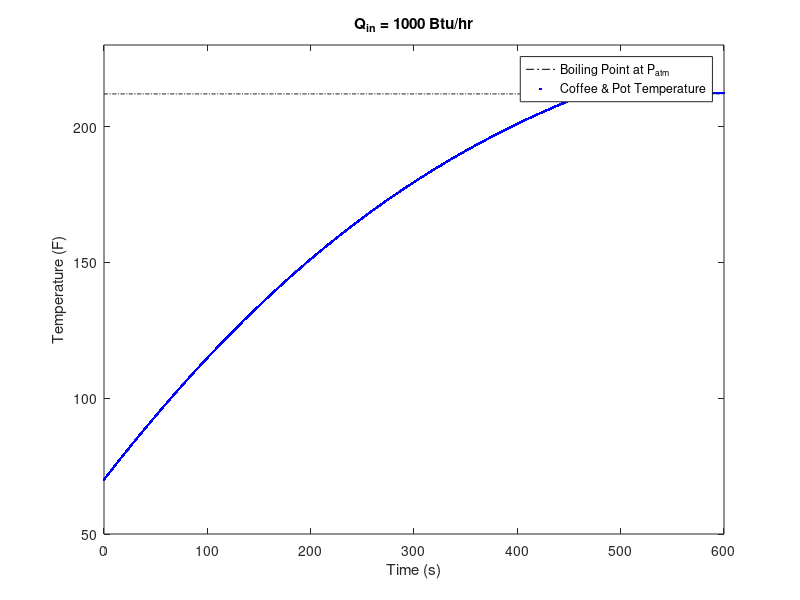
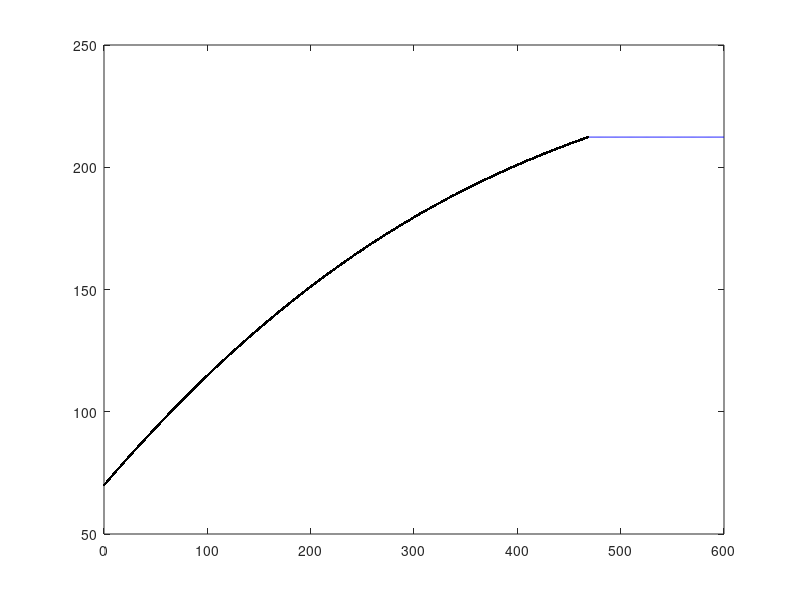

MATLAB code for these plots, in order:
c_al = 0.12;
c_w = 1;
time = 0:0.5:600;
t_room = 70;
hA = 0.5;
k = 5 * 10^(-9);
m_pot = .288;
m_w = .5318;
Q_loss = 0;
y = [];
y(1) = 70;
Q_in = 1000/3600;
count = 0;
for i = 1:length(time)-1
    Q_net = Q_in - Q_loss;
    y(i+1) = (Q_net/(m_pot*c_al + m_w*c_w))*.5 + y(i);
    Q_loss = (hA * (y(i+1) - t_room) + k * ((y(i+1) + 460).^4 - (t_room + 460).^4))/3600;
    if y(i+1) > 212.33
        y(i+1) = 212.33;
        count = count + 1;
    end
end
count = length(time)-count;
boiling_temp = ones(1,length(time)).*212;
plot(time, boiling_temp, 'k-.')
hold on
plot(time(1:end),y,'b.')
title('Q_i_n = 1000 Btu/hr')
legend('Boiling Point at P_a_t_m', 'Coffee & Pot Temperature', 'Location', "best")
xlabel('Time (s)')
ylabel('Temperature (F)')
axis([0 600 50 230])

p = polyfit(time(1:count),y(1:count),4);
f1 = polyval(p,time(1:count));
figure 
plot(time(1:end),y,'b-')
hold on
plot(time(1:count),f1,'k.')

final_time = time(count)/3600 % hrs
Q_n = m_w*c_w*(212.33-70) + (m_w*0.25/778.17) + (hA * (212.33 - 70) + k * ((212.33 + 460).^4 - (70 + 460).^4))*final_time
Q_n = (m_w*c_w + m_pot*c_al)*(212.33-70) + (m_w*0.25/778.17) + (hA * (212.33 - 70) + k * ((212.33 + 460).^4 - (70 + 460).^4))*final_time
Q_out = 0;
Q_net = Q_in - Q_out;
y(count) = (Q_net/(m_pot*c_al + m_w*c_w))*.5 + y(count-1);
Q_loss = (hA * (y(count) - t_room) + k * ((y(count) + 460).^4 - (t_room + 460).^4))/3600;
Q_net = (Q_in - Q_loss)*final_time + (m_pot*c_al + m_w*c_w)*32.3*.25*final_time*60;